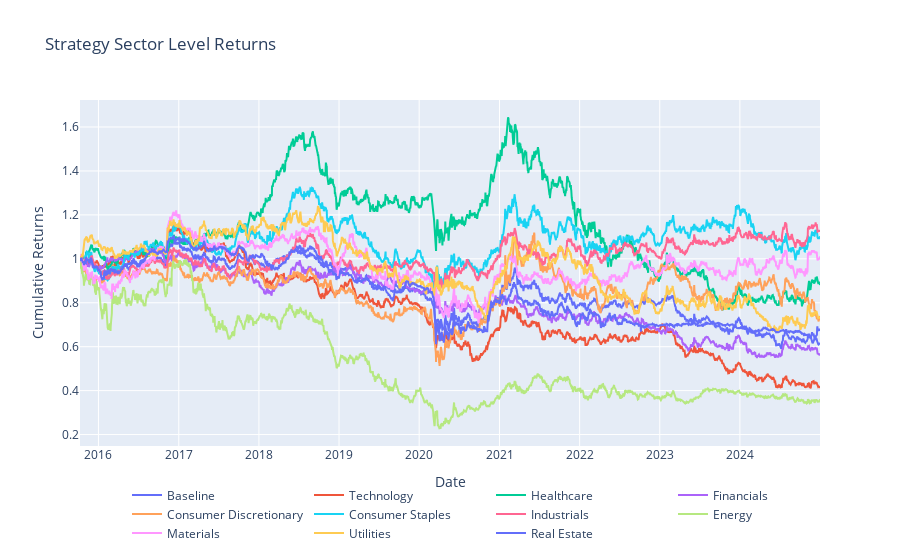

Notebook cell for this chart:
### Markdown cell above
*ii)* Strategy at Sector Level

### Code cell
fig = go.Figure()


for strategy in sector_baseline_returns:

    fig.add_trace(
        go.Scatter(
            x = sector_baseline_returns.index,
            y = sector_baseline_returns[strategy],
            name = strategy
        )
    )

fig.update_layout(title = 'Strategy Sector Level Returns',
    legend=dict(orientation="h",yanchor="top",y=-0.1,xanchor="center",x=0.5),)
fig.update_yaxes(title = 'Cumulative Returns')
fig.update_xaxes(title = 'Date')
fig.show()

### Figure 1 — Plotly figure (JSON) as saved in the notebook; plotly's stock layout.template omitted (floating-point values rounded to 4 significant figures; data arrays with more than 128 entries replaced by an {"elided": "..."} marker saying what was removed)
{"data": [{"name": "Baseline", "type": "scatter", "x": {"elided": "2322 str values"}, "y": {"elided": "2322 float values"}}, {"name": "Technology", "type": "scatter", "x": {"elided": "2322 str values"}, "y": {"elided": "2322 float values"}}, {"name": "Healthcare", "type": "scatter", "x": {"elided": "2322 str values"}, "y": {"elided": "2322 float values"}}, {"name": "Financials", "type": "scatter", "x": {"elided": "2322 str values"}, "y": {"elided": "2322 float values"}}, {"name": "Consumer Discretionary", "type": "scatter", "x": {"elided": "2322 str values"}, "y": {"elided": "2322 float values"}}, {"name": "Consumer Staples", "type": "scatter", "x": {"elided": "2322 str values"}, "y": {"elided": "2322 float values"}}, {"name": "Industrials", "type": "scatter", "x": {"elided": "2322 str values"}, "y": {"elided": "2322 float values"}}, {"name": "Energy", "type": "scatter", "x": {"elided": "2322 str values"}, "y": {"elided": "2322 float values"}}, {"name": "Materials", "type": "scatter", "x": {"elided": "2322 str values"}, "y": {"elided": "2322 float values"}}, {"name": "Utilities", "type": "scatter", "x": {"elided": "2322 str values"}, "y": {"elided": "2322 float values"}}, {"name": "Real Estate", "type": "scatter", "x": {"elided": "2322 str values"}, "y": {"elided": "2322 float values"}}], "layout": {"legend": {"orientation": "h", "x": 0.5, "xanchor": "center", "y": -0.1, "yanchor": "top"}, "title": {"text": "Strategy Sector Level Returns"}, "xaxis": {"title": {"text": "Date"}}, "yaxis": {"title": {"text": "Cumulative Returns"}}}}
